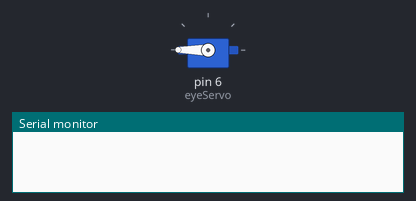
The sketch below on a simulated Arduino Uno, built with avr-gcc and run on an emulated ATmega328P. Parts: servo, the last lines printed to the serial monitor. Random numbers use the default seed unless the sketch sets one.

Above: at 0.1 s.
At 1.6 s:
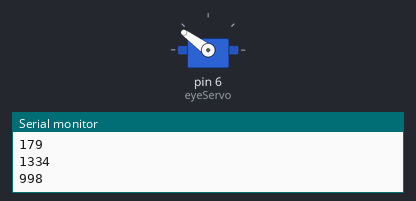
At 27.6 s:
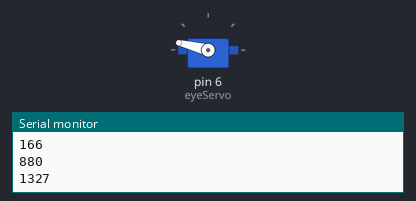
Timing chart, 0 to 40.0 s (numbered marks = the images above):
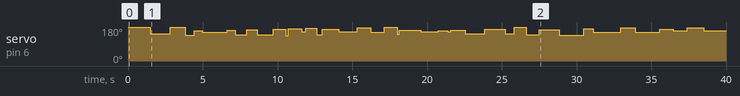

The sketch:

ServoOlho.ino
```cpp
#include <Servo.h>

Servo eyeServo;
long servoPos;
long servoBPos;
long delayDur;
long delay2Dur;

void setup() {
  Serial.begin(115200);
  eyeServo.attach(6);
  randomSeed(analogRead(0));
  eyeServo.write(180);
  delay(1500);
}

void loop() {
  servoPos = random(135 , 160);
  Serial.println(servoPos);

  servoBPos = random(160, 180);
  Serial.println(servoBPos);

  delayDur = random(100, 2000);
  Serial.println(delayDur);

  delay2Dur = random(500, 1500);
  Serial.println(delay2Dur);

  eyeServo.write(servoPos);
  delay(delayDur);
  eyeServo.write(servoBPos);
  delay(delay2Dur);

}
```

Measured:
- by itself, servo on pin 6 (eyeServo): 180° → 144° at 1.5 s, → 179° 1.3 s later, → 136° 1.0 s later, → 160° 0.60 s later, … (41 changes in this stretch)
